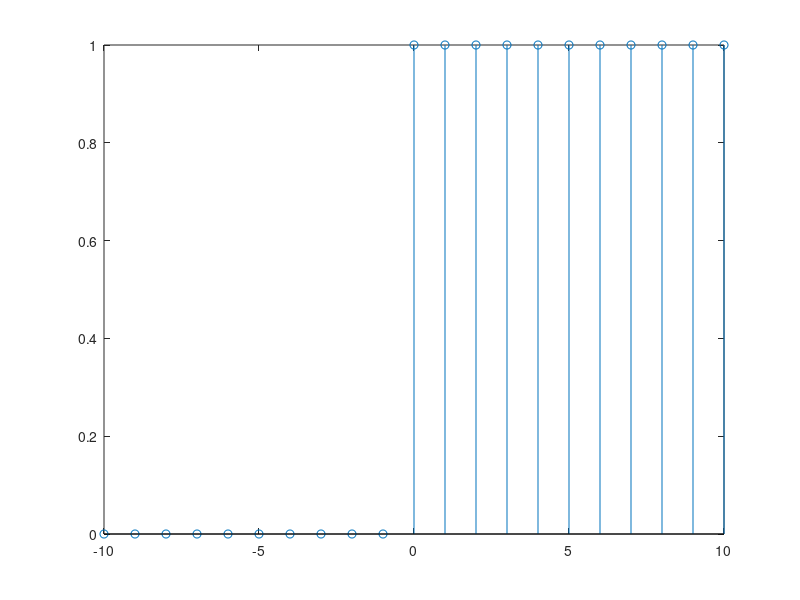

The MATLAB source for this figure:
%©ALRAAAFI (ID-22111128:JSTUCSE4th)
clc;
clear all;
close all;
n = -10:1:10;
p = 0;
u = ( n-p >= 0);
stem(n,u);



